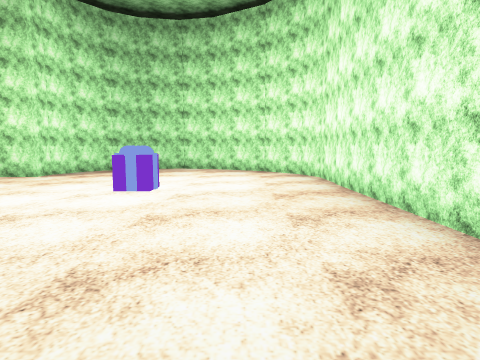
view 1 (above)

19 first-person views from a walk through a Unity game level. The camera is 1.2 m above the floor, tilts 6° down and sees 75° across. The floor is counted in squares, 2 m on a side. Each view is taken from the middle of a square. On the plan, view 1 faces up. The plan holds only what a view shows up to about 9 squares ahead; the rest is blank. The place goes on beyond the plan. The player character is not drawn. Surface patterns are stand-ins for the level's own textures.

view 2
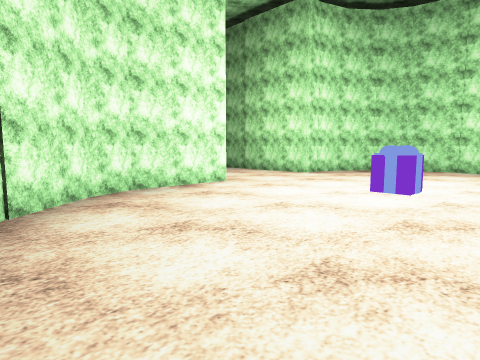

view 3
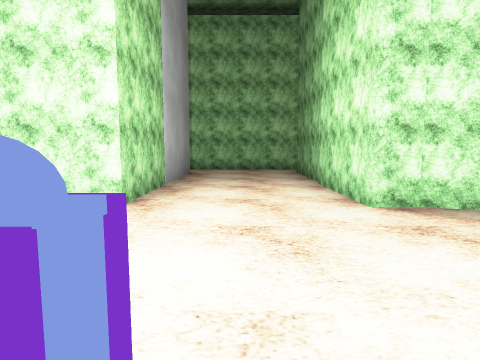

view 4
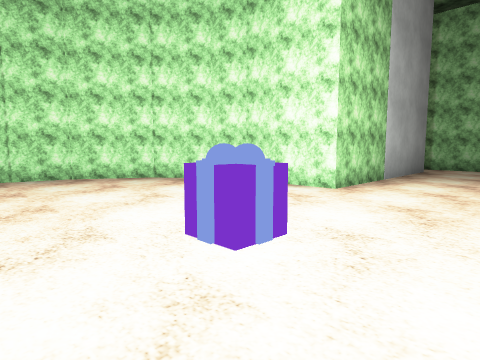

view 5
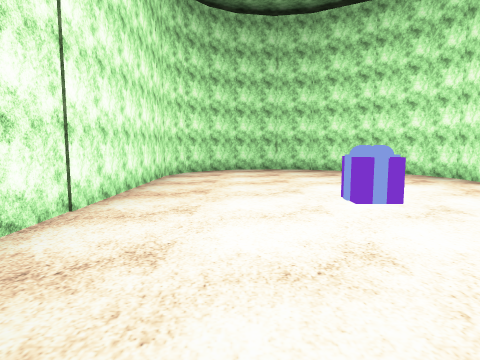

view 6
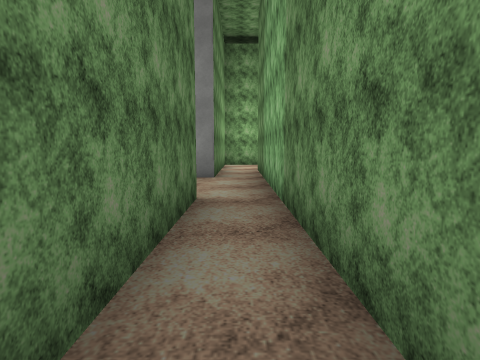

view 7
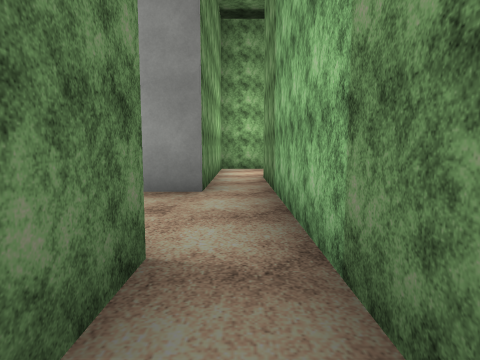

view 8
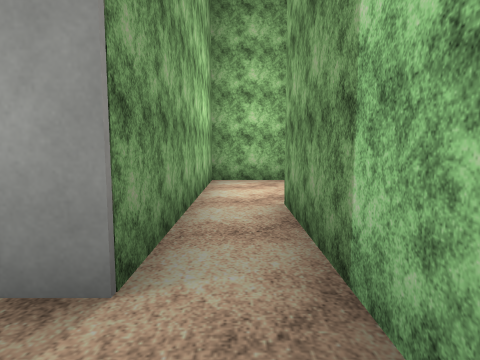

view 9
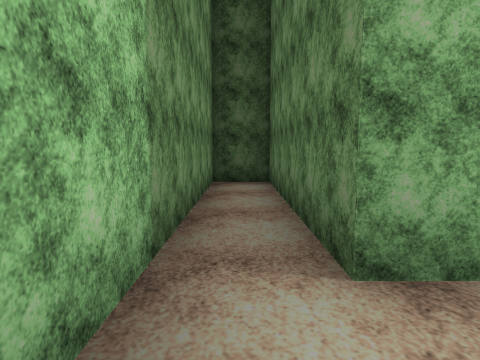

view 10
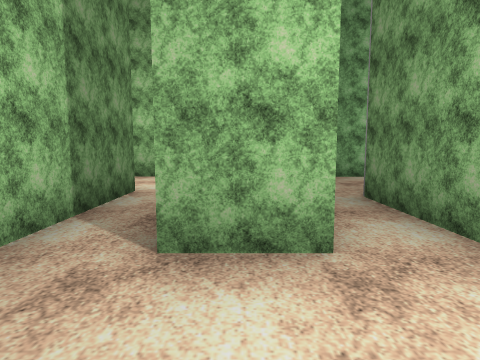

view 11
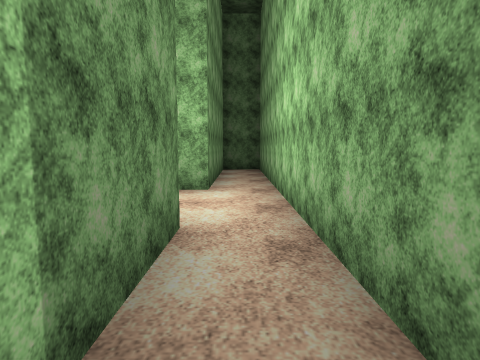

view 12
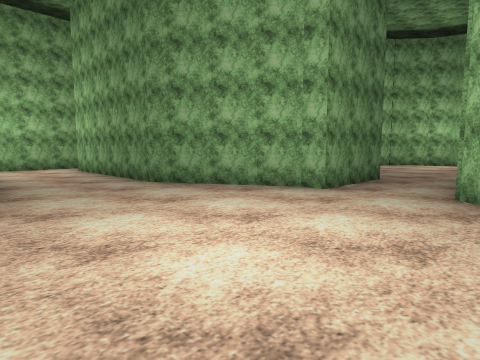

view 13
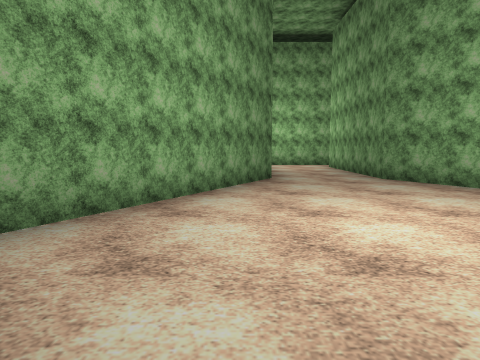

view 14
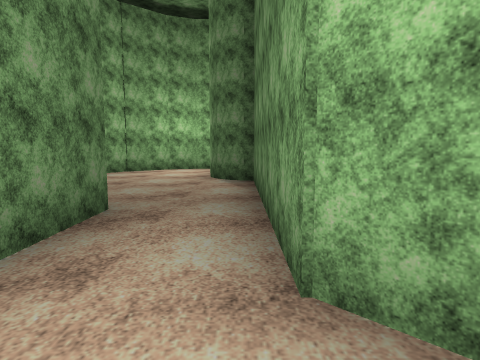

view 15
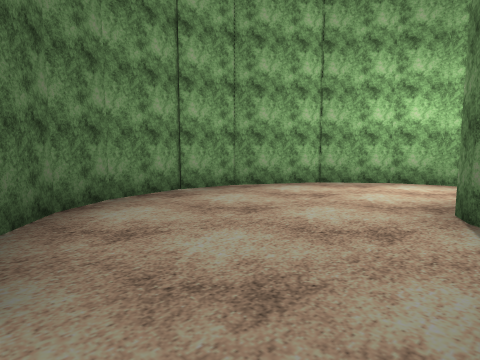

view 16
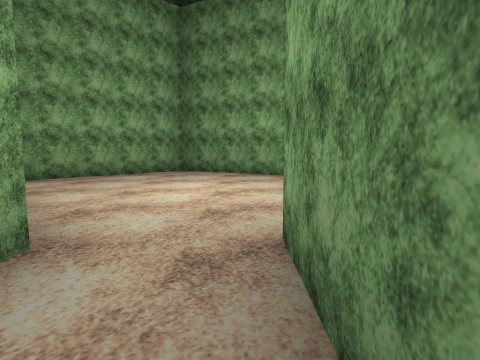

view 17
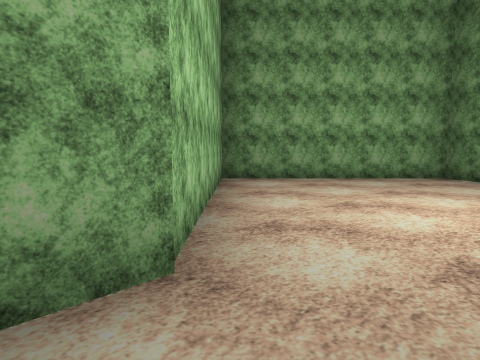

view 18
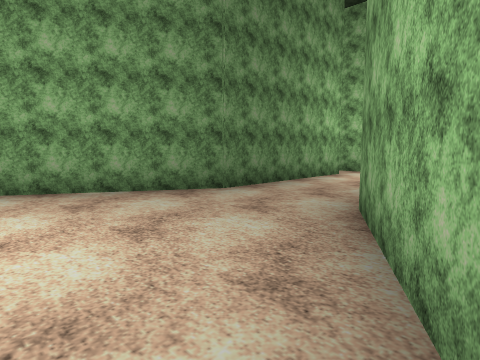

view 19
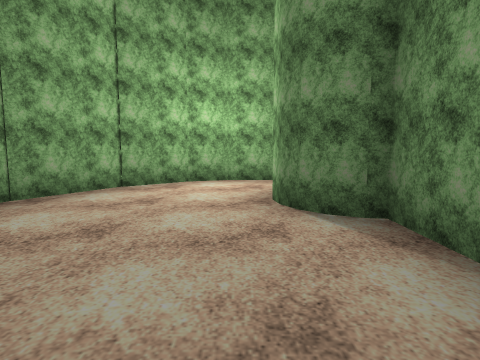

### Floor plan
Points are (right, up) in squares from view 1. A wall is a line through its corners. A room is listed if a view was taken in it or the views show most of it. See-through windows are left out.
Room 1 (views 1, 2, 3, 4, 5, 6, 7, 8, 9)
walls: (-1.9, 4.5) (-1.1, 4.5); (-1.4, 4.9) (-1.4, 4.1); (-1.1, 4.4) (-1.9, 4.4); (-8.5, 3.8) (-4.1, 3.8) (-4.1, 2) (-3.9, 1.3) (-3.1, 0.4) (-1.8, -0.4) (-0.9, -0.5) (0.1, -0.3) (0.8, 0) (1.3, 0.6) (1.6, 1.5) (1.6, 6.3) (1.4, 6.9) (0.6, 7.9) (-0.7, 8.6) (-1.7, 8.8) (-2.6, 8.6) (-3.3, 8.2) (-3.8, 7.6) (-4.1, 6.7) (-4.1, 6.4) (-8.5, 6.4) (-8.5, 10.4) (-9.5, 10.4) (-9.5, 3.4)
ways out: opening at (-9, 2.5) to room 3
objects: other object (-2, 5)
Room 2 (views 10, 11, 12, 13, 14, 15, 16, 17, 18, 19)
walls: (-17.7, 1) (-17.7, 3) (-17.3, 3) (-15.1, 4.3) (-11.4, 4.3) (-11.4, 1.8); (-10.5, 2.6) (-10.5, 10.4) (-11.5, 10.4); (-9.5, 1.7) (-10.5, 1.7); (-11.4, 10) (-11.4, 6.4) (-14.9, 6.4) (-19.4, 9) (-22.5, 6) (-19.2, 2.8) (-19.2, -1.5) (-18.7, -1.8); (-18.6, -4.7) (-17.8, -4.7) (-17.1, -4.5) (-16.1, -3.7) (-15.4, -2.4) (-15.2, -1.4) (-15.4, -0.5) (-15.8, 0.2) (-16.4, 0.7)
ways out: opening at (-10, 0.5) to room 3; opening at (-19, -4)
Room 3 (no view inside)
walls: (-9.5, 3.4) (-9.5, 1.7); (-9.9, -0.7) (-8.5, -0.7) (-8.5, 3.8)
ways out: opening at (-9, 2.5) to room 1; opening at (-10, 0.5) to room 2

Positions as (right, up) in squares from view 1, and headings:
1: (0, 0), facing up
2: (0, 0), facing up-left
3: (-1, 5), facing left
4: (0, 6), facing down-left
5: (0, 8), facing down
6: (-9, 10), facing down
7: (-9, 8), facing down
8: (-9, 5), facing down
9: (-9, 5), facing up
10: (-10, 0), facing up
11: (-11, 2), facing up
12: (-20, 7), facing down-right
13: (-21, 7), facing right
14: (-19, 4), facing down
15: (-19, 1), facing down-right
16: (-18, 1), facing up
17: (-18, 2), facing up-left
18: (-18, 3), facing up-right
19: (-18, 1), facing down
